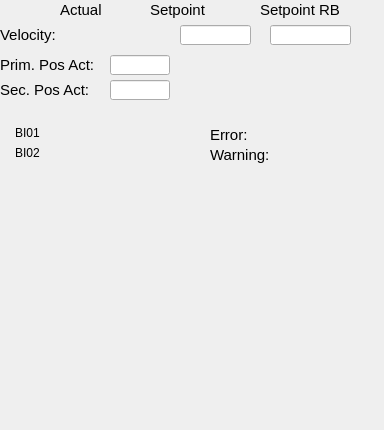
   <widget class="QWidget" name="tab">
    <property name="sizePolicy">
     <sizepolicy hsizetype="Fixed" vsizetype="Fixed">
      <horstretch>0</horstretch>
      <verstretch>0</verstretch>
     </sizepolicy>
    </property>
    <attribute name="title">
     <string>General</string>
    </attribute>
    <widget class="caLabel" name="calabel_13">
     <property name="geometry">
      <rect>
       <x>210</x>
       <y>125</y>
       <width>80</width>
       <height>20</height>
      </rect>
     </property>
     <property name="sizePolicy">
      <sizepolicy hsizetype="Fixed" vsizetype="Fixed">
       <horstretch>0</horstretch>
       <verstretch>0</verstretch>
      </sizepolicy>
     </property>
     <property name="font">
      <font>
       <pointsize>11</pointsize>
      </font>
     </property>
     <property name="text">
      <string>Error:</string>
     </property>
    </widget>
    <widget class="caLabel" name="calabel_10">
     <property name="geometry">
      <rect>
       <x>0</x>
       <y>25</y>
       <width>80</width>
       <height>20</height>
      </rect>
     </property>
     <property name="sizePolicy">
      <sizepolicy hsizetype="Fixed" vsizetype="Fixed">
       <horstretch>0</horstretch>
       <verstretch>0</verstretch>
      </sizepolicy>
     </property>
     <property name="font">
      <font>
       <pointsize>11</pointsize>
      </font>
     </property>
     <property name="text">
      <string>Velocity:</string>
     </property>
    </widget>
    <widget class="caLed" name="caled_Warning">
     <property name="geometry">
      <rect>
       <x>290</x>
       <y>145</y>
       <width>52</width>
       <height>12</height>
      </rect>
     </property>
     <property name="sizePolicy">
      <sizepolicy hsizetype="Preferred" vsizetype="MinimumExpanding">
       <horstretch>0</horstretch>
       <verstretch>0</verstretch>
      </sizepolicy>
     </property>
     <property name="minimumSize">
      <size>
       <width>4</width>
       <height>12</height>
      </size>
     </property>
     <property name="toolTip">
      <string>&lt;html&gt;&lt;head/&gt;&lt;body&gt;&lt;p&gt;E-Bus Power Status&lt;/p&gt;&lt;/body&gt;&lt;/html&gt;</string>
     </property>
     <property name="rectangular">
      <bool>true</bool>
     </property>
     <property name="gradientEnabled">
      <bool>false</bool>
     </property>
     <property name="ledHeight">
      <number>10</number>
     </property>
     <property name="channel" stdset="0">
      <string notr="true">$(IOC):m$(MasterID)s$(SlaveID)-Drv$(ID)-WrnAlrm</string>
     </property>
     <property name="colorMode">
      <enum>caLed::Static</enum>
     </property>
     <property name="falseColor">
      <color>
       <red>255</red>
       <green>170</green>
       <blue>0</blue>
      </color>
     </property>
     <property name="trueColor">
      <color>
       <red>0</red>
       <green>85</green>
       <blue>0</blue>
      </color>
     </property>
     <property name="trueValue">
      <string notr="true">0</string>
     </property>
     <property name="falseValue">
      <string notr="true">1</string>
     </property>
    </widget>
    <widget class="caLed" name="caled_Error">
     <property name="geometry">
      <rect>
       <x>290</x>
       <y>125</y>
       <width>52</width>
       <height>12</height>
      </rect>
     </property>
     <property name="sizePolicy">
      <sizepolicy hsizetype="Preferred" vsizetype="MinimumExpanding">
       <horstretch>0</horstretch>
       <verstretch>0</verstretch>
      </sizepolicy>
     </property>
     <property name="minimumSize">
      <size>
       <width>4</width>
       <height>12</height>
      </size>
     </property>
     <property name="toolTip">
      <string>&lt;html&gt;&lt;head/&gt;&lt;body&gt;&lt;p&gt;E-Bus Power Status&lt;/p&gt;&lt;/body&gt;&lt;/html&gt;</string>
     </property>
     <property name="rectangular">
      <bool>true</bool>
     </property>
     <property name="gradientEnabled">
      <bool>false</bool>
     </property>
     <property name="ledHeight">
      <number>10</number>
     </property>
     <property name="channel" stdset="0">
      <string notr="true">$(IOC):m$(MasterID)s$(SlaveID)-Drv$(ID)-ErrAlrm</string>
     </property>
     <property name="colorMode">
      <enum>caLed::Static</enum>
     </property>
     <property name="falseColor">
      <color>
       <red>170</red>
       <green>0</green>
       <blue>0</blue>
      </color>
     </property>
     <property name="trueColor">
      <color>
       <red>0</red>
       <green>85</green>
       <blue>0</blue>
      </color>
     </property>
     <property name="trueValue">
      <string notr="true">0</string>
     </property>
     <property name="falseValue">
      <string notr="true">1</string>
     </property>
    </widget>
    <widget class="caLabel" name="calabel_14">
     <property name="geometry">
      <rect>
       <x>210</x>
       <y>145</y>
       <width>80</width>
       <height>20</height>
      </rect>
     </property>
     <property name="sizePolicy">
      <sizepolicy hsizetype="Fixed" vsizetype="Fixed">
       <horstretch>0</horstretch>
       <verstretch>0</verstretch>
      </sizepolicy>
     </property>
     <property name="font">
      <font>
       <pointsize>11</pointsize>
      </font>
     </property>
     <property name="text">
      <string>Warning:</string>
     </property>
    </widget>
    <widget class="caTextEntry" name="catextentry_13">
     <property name="geometry">
      <rect>
       <x>180</x>
       <y>25</y>
       <width>71</width>
       <height>20</height>
      </rect>
     </property>
     <property name="minimumSize">
      <size>
       <width>0</width>
       <height>20</height>
      </size>
     </property>
     <property name="maximumSize">
      <size>
       <width>16777215</width>
       <height>20</height>
      </size>
     </property>
     <property name="readOnly">
      <bool>false</bool>
     </property>
     <property name="channel" stdset="0">
      <string notr="true">$(IOC):m$(MasterID)s$(SlaveID)-Drv$(ID)-Spd</string>
     </property>
     <property name="keepFocus">
      <bool>true</bool>
     </property>
    </widget>
    <widget class="caTextEntry" name="catextentry_14">
     <property name="geometry">
      <rect>
       <x>270</x>
       <y>25</y>
       <width>81</width>
       <height>20</height>
      </rect>
     </property>
     <property name="minimumSize">
      <size>
       <width>0</width>
       <height>20</height>
      </size>
     </property>
     <property name="maximumSize">
      <size>
       <width>16777215</width>
       <height>20</height>
      </size>
     </property>
     <property name="readOnly">
      <bool>false</bool>
     </property>
     <property name="channel" stdset="0">
      <string notr="true">$(IOC):m$(MasterID)s$(SlaveID)-Drv$(ID)-Spd-RB</string>
     </property>
     <property name="keepFocus">
      <bool>true</bool>
     </property>
    </widget>
    <widget class="caLabel" name="calabel_51">
     <property name="geometry">
      <rect>
       <x>60</x>
       <y>0</y>
       <width>80</width>
       <height>20</height>
      </rect>
     </property>
     <property name="sizePolicy">
      <sizepolicy hsizetype="Fixed" vsizetype="Fixed">
       <horstretch>0</horstretch>
       <verstretch>0</verstretch>
      </sizepolicy>
     </property>
     <property name="font">
      <font>
       <pointsize>11</pointsize>
      </font>
     </property>
     <property name="text">
      <string>Actual</string>
     </property>
     <property name="textFormat">
      <enum>Qt::PlainText</enum>
     </property>
     <property name="scaledContents">
      <bool>false</bool>
     </property>
    </widget>
    <widget class="caLabel" name="calabel_52">
     <property name="geometry">
      <rect>
       <x>150</x>
       <y>0</y>
       <width>80</width>
       <height>20</height>
      </rect>
     </property>
     <property name="sizePolicy">
      <sizepolicy hsizetype="Fixed" vsizetype="Fixed">
       <horstretch>0</horstretch>
       <verstretch>0</verstretch>
      </sizepolicy>
     </property>
     <property name="font">
      <font>
       <pointsize>11</pointsize>
      </font>
     </property>
     <property name="text">
      <string>Setpoint</string>
     </property>
     <property name="textFormat">
      <enum>Qt::PlainText</enum>
     </property>
     <property name="scaledContents">
      <bool>false</bool>
     </property>
    </widget>
    <widget class="caLabel" name="calabel_53">
     <property name="geometry">
      <rect>
       <x>260</x>
       <y>0</y>
       <width>80</width>
       <height>20</height>
      </rect>
     </property>
     <property name="sizePolicy">
      <sizepolicy hsizetype="Fixed" vsizetype="Fixed">
       <horstretch>0</horstretch>
       <verstretch>0</verstretch>
      </sizepolicy>
     </property>
     <property name="font">
      <font>
       <pointsize>11</pointsize>
      </font>
     </property>
     <property name="text">
      <string>Setpoint RB</string>
     </property>
     <property name="textFormat">
      <enum>Qt::PlainText</enum>
     </property>
     <property name="scaledContents">
      <bool>false</bool>
     </property>
    </widget>
    <widget class="caStripPlot" name="castripplot_3">
     <property name="geometry">
      <rect>
       <x>10</x>
       <y>180</y>
       <width>361</width>
       <height>241</height>
      </rect>
     </property>
     <property name="Title" stdset="0">
      <string notr="true">Position</string>
     </property>
     <property name="channels" stdset="0">
      <string>$(IOC):m$(MasterID)s$(SlaveID)-Enc$(ID)-PosAct</string>
     </property>
     <property name="YAxisScaling" stdset="0">
      <enum>caStripPlot::autoScale</enum>
     </property>
     <property name="foreground">
      <color>
       <red>244</red>
       <green>244</green>
       <blue>244</blue>
      </color>
     </property>
    </widget>
    <widget class="caLabel" name="calabel_6">
     <property name="geometry">
      <rect>
       <x>0</x>
       <y>55</y>
       <width>96</width>
       <height>20</height>
      </rect>
     </property>
     <property name="sizePolicy">
      <sizepolicy hsizetype="Fixed" vsizetype="Fixed">
       <horstretch>0</horstretch>
       <verstretch>0</verstretch>
      </sizepolicy>
     </property>
     <property name="font">
      <font>
       <pointsize>11</pointsize>
      </font>
     </property>
     <property name="text">
      <string>Prim. Pos Act:</string>
     </property>
    </widget>
    <widget class="caLineEdit" name="calineedit_3">
     <property name="geometry">
      <rect>
       <x>110</x>
       <y>55</y>
       <width>60</width>
       <height>20</height>
      </rect>
     </property>
     <property name="channel" stdset="0">
      <string notr="true">$(IOC):m$(MasterID)s$(SlaveID)-Enc$(ID)-PosAct</string>
     </property>
     <property name="background">
      <color alpha="0">
       <red>160</red>
       <green>160</green>
       <blue>164</blue>
      </color>
     </property>
     <property name="colorMode">
      <enum>caLineEdit::Static</enum>
     </property>
     <property name="precisionMode">
      <enum>caLineEdit::User</enum>
     </property>
    </widget>
    <widget class="caLineEdit" name="calineedit_5">
     <property name="geometry">
      <rect>
       <x>110</x>
       <y>80</y>
       <width>60</width>
       <height>20</height>
      </rect>
     </property>
     <property name="channel" stdset="0">
      <string notr="true">$(IOC):m$(MasterID)s$(SlaveID)-Enc$(ID)-PosAct02</string>
     </property>
     <property name="background">
      <color alpha="0">
       <red>160</red>
       <green>160</green>
       <blue>164</blue>
      </color>
     </property>
     <property name="colorMode">
      <enum>caLineEdit::Static</enum>
     </property>
     <property name="precisionMode">
      <enum>caLineEdit::User</enum>
     </property>
    </widget>
    <widget class="caLabel" name="calabel_7">
     <property name="geometry">
      <rect>
       <x>0</x>
       <y>80</y>
       <width>96</width>
       <height>20</height>
      </rect>
     </property>
     <property name="sizePolicy">
      <sizepolicy hsizetype="Fixed" vsizetype="Fixed">
       <horstretch>0</horstretch>
       <verstretch>0</verstretch>
      </sizepolicy>
     </property>
     <property name="font">
      <font>
       <pointsize>11</pointsize>
      </font>
     </property>
     <property name="text">
      <string>Sec. Pos Act:</string>
     </property>
    </widget>
    <widget class="caLed" name="caled_Error_3">
     <property name="geometry">
      <rect>
       <x>100</x>
       <y>145</y>
       <width>18</width>
       <height>16</height>
      </rect>
     </property>
     <property name="sizePolicy">
      <sizepolicy hsizetype="Preferred" vsizetype="MinimumExpanding">
       <horstretch>0</horstretch>
       <verstretch>0</verstretch>
      </sizepolicy>
     </property>
     <property name="minimumSize">
      <size>
       <width>4</width>
       <height>12</height>
      </size>
     </property>
     <property name="toolTip">
      <string>&lt;html&gt;&lt;head/&gt;&lt;body&gt;&lt;p&gt;E-Bus Power Status&lt;/p&gt;&lt;/body&gt;&lt;/html&gt;</string>
     </property>
     <property name="rectangular">
      <bool>true</bool>
     </property>
     <property name="gradientEnabled">
      <bool>false</bool>
     </property>
     <property name="ledHeight">
      <number>10</number>
     </property>
     <property name="channel" stdset="0">
      <string notr="true">$(IOC):m$(MasterID)s$(SlaveID)-Drv$(ID)-BI01</string>
     </property>
     <property name="colorMode">
      <enum>caLed::Static</enum>
     </property>
     <property name="falseColor">
      <color>
       <red>160</red>
       <green>160</green>
       <blue>164</blue>
      </color>
     </property>
     <property name="trueColor">
      <color>
       <red>0</red>
       <green>85</green>
       <blue>0</blue>
      </color>
     </property>
     <property name="trueValue">
      <string notr="true">1</string>
     </property>
     <property name="falseValue">
      <string notr="true">0</string>
     </property>
    </widget>
    <widget class="caLed" name="caled_Error_4">
     <property name="geometry">
      <rect>
       <x>100</x>
       <y>125</y>
       <width>18</width>
       <height>16</height>
      </rect>
     </property>
     <property name="sizePolicy">
      <sizepolicy hsizetype="Preferred" vsizetype="MinimumExpanding">
       <horstretch>0</horstretch>
       <verstretch>0</verstretch>
      </sizepolicy>
     </property>
     <property name="minimumSize">
      <size>
       <width>4</width>
       <height>12</height>
      </size>
     </property>
     <property name="toolTip">
      <string>&lt;html&gt;&lt;head/&gt;&lt;body&gt;&lt;p&gt;E-Bus Power Status&lt;/p&gt;&lt;/body&gt;&lt;/html&gt;</string>
     </property>
     <property name="rectangular">
      <bool>true</bool>
     </property>
     <property name="gradientEnabled">
      <bool>false</bool>
     </property>
     <property name="ledHeight">
      <number>10</number>
     </property>
     <property name="channel" stdset="0">
      <string notr="true">$(IOC):m$(MasterID)s$(SlaveID)-Drv$(ID)-BI02</string>
     </property>
     <property name="colorMode">
      <enum>caLed::Static</enum>
     </property>
     <property name="falseColor">
      <color>
       <red>160</red>
       <green>160</green>
       <blue>164</blue>
      </color>
     </property>
     <property name="trueColor">
      <color>
       <red>0</red>
       <green>85</green>
       <blue>0</blue>
      </color>
     </property>
     <property name="trueValue">
      <string notr="true">1</string>
     </property>
     <property name="falseValue">
      <string notr="true">0</string>
     </property>
    </widget>
    <widget class="caLabel" name="calabel_31">
     <property name="geometry">
      <rect>
       <x>15</x>
       <y>120</y>
       <width>36</width>
       <height>26</height>
      </rect>
     </property>
     <property name="text">
      <string>BI01</string>
     </property>
    </widget>
    <widget class="caLabel" name="calabel_9">
     <property name="geometry">
      <rect>
       <x>15</x>
       <y>140</y>
       <width>36</width>
       <height>26</height>
      </rect>
     </property>
     <property name="text">
      <string>BI02</string>
     </property>
    </widget>
    <widget class="caRelatedDisplay" name="carelateddisplay_4">
     <property name="geometry">
      <rect>
       <x>360</x>
       <y>25</y>
       <width>15</width>
       <height>16</height>
      </rect>
     </property>
     <property name="minimumSize">
      <size>
       <width>15</width>
       <height>16</height>
      </size>
     </property>
     <property name="maximumSize">
      <size>
       <width>15</width>
       <height>16</height>
      </size>
     </property>
     <property name="labels">
      <string>&gt;</string>
     </property>
     <property name="files">
      <string>ecmcGraph_v1.ui</string>
     </property>
     <property name="args">
      <string>IOC=$(IOC),TITLE=m$(MasterID)s$(SlaveID).Drv01: Vel Set,PV=$(IOC):m$(MasterID)s$(SlaveID)-Drv$(ID)-Spd-RB</string>
     </property>
    </widget>
    <widget class="caRelatedDisplay" name="carelateddisplay_6">
     <property name="geometry">
      <rect>
       <x>185</x>
       <y>85</y>
       <width>15</width>
       <height>16</height>
      </rect>
     </property>
     <property name="minimumSize">
      <size>
       <width>15</width>
       <height>16</height>
      </size>
     </property>
     <property name="maximumSize">
      <size>
       <width>15</width>
       <height>16</height>
      </size>
     </property>
     <property name="labels">
      <string>&gt;</string>
     </property>
     <property name="files">
      <string>ecmcGraph_v1.ui</string>
     </property>
     <property name="args">
      <string>IOC=$(IOC),TITLE=m$(MasterID)s$(SlaveID).Enc$(ID): Sec. Act Pos,PV=$(IOC):m$(MasterID)s$(SlaveID)-Enc$(ID)-PosAct02</string>
     </property>
    </widget>
    <widget class="caRelatedDisplay" name="carelateddisplay_5">
     <property name="geometry">
      <rect>
       <x>185</x>
       <y>60</y>
       <width>15</width>
       <height>16</height>
      </rect>
     </property>
     <property name="minimumSize">
      <size>
       <width>15</width>
       <height>16</height>
      </size>
     </property>
     <property name="maximumSize">
      <size>
       <width>15</width>
       <height>16</height>
      </size>
     </property>
     <property name="labels">
      <string>&gt;</string>
     </property>
     <property name="files">
      <string>ecmcGraph_v1.ui</string>
     </property>
     <property name="args">
      <string>IOC=$(IOC),TITLE=m$(MasterID)s$(SlaveID).Enc$(ID): Prim. Act Pos,PV=$(IOC):m$(MasterID)s$(SlaveID)-Enc$(ID)-PosAct</string>
     </property>
    </widget>
   </widget>
